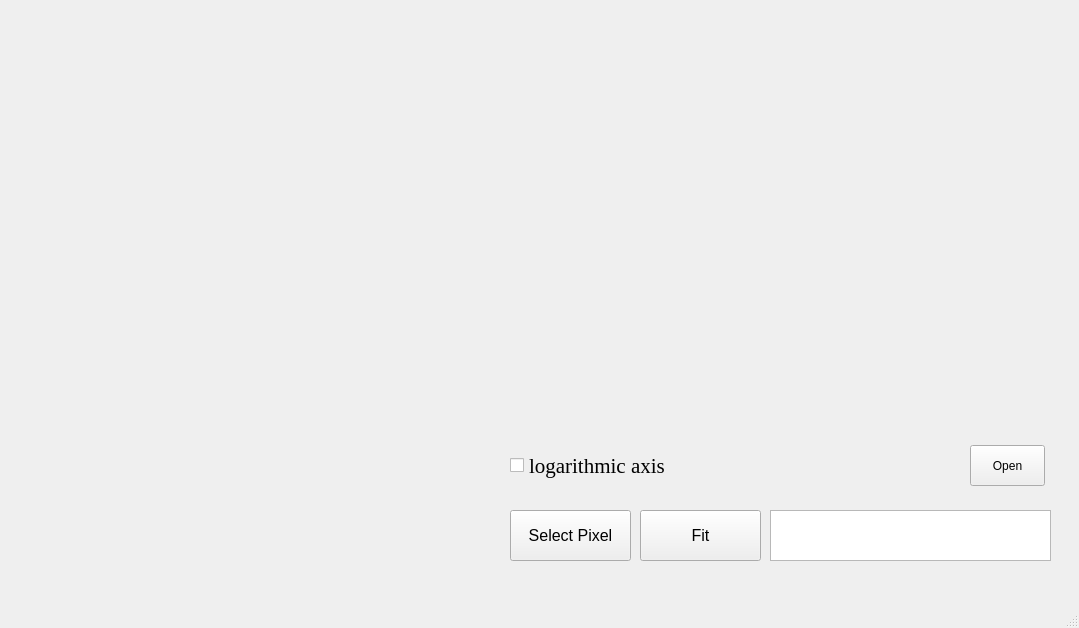
<?xml version="1.0" encoding="UTF-8"?>
<ui version="4.0">
 <class>MainWindow</class>
 <widget class="QMainWindow" name="MainWindow">
  <property name="geometry">
   <rect>
    <x>0</x>
    <y>0</y>
    <width>1079</width>
    <height>628</height>
   </rect>
  </property>
  <property name="cursor">
   <cursorShape>ArrowCursor</cursorShape>
  </property>
  <property name="windowTitle">
   <string>Matplotlib Canvas</string>
  </property>
  <widget class="QWidget" name="centralwidget">
   <widget class="QWidget" name="mplwidget" native="true">
    <property name="geometry">
     <rect>
      <x>10</x>
      <y>10</y>
      <width>491</width>
      <height>491</height>
     </rect>
    </property>
    <property name="cursor">
     <cursorShape>CrossCursor</cursorShape>
    </property>
    <property name="mouseTracking">
     <bool>true</bool>
    </property>
   </widget>
   <widget class="QWidget" name="tbwidget" native="true">
    <property name="geometry">
     <rect>
      <x>10</x>
      <y>510</y>
      <width>491</width>
      <height>51</height>
     </rect>
    </property>
   </widget>
   <widget class="QWidget" name="widget_row" native="true">
    <property name="geometry">
     <rect>
      <x>510</x>
      <y>10</y>
      <width>541</width>
      <height>261</height>
     </rect>
    </property>
   </widget>
   <widget class="QPushButton" name="pushButton_open">
    <property name="geometry">
     <rect>
      <x>970</x>
      <y>445</y>
      <width>75</width>
      <height>41</height>
     </rect>
    </property>
    <property name="text">
     <string>Open</string>
    </property>
   </widget>
   <widget class="QWidget" name="tbwidget_row" native="true">
    <property name="geometry">
     <rect>
      <x>510</x>
      <y>270</y>
      <width>541</width>
      <height>51</height>
     </rect>
    </property>
    <widget class="QWidget" name="tbwidget_row_2" native="true">
     <property name="geometry">
      <rect>
       <x>0</x>
       <y>-50</y>
       <width>501</width>
       <height>51</height>
      </rect>
     </property>
    </widget>
   </widget>
   <widget class="QPushButton" name="pushButton_select_pixel">
    <property name="geometry">
     <rect>
      <x>510</x>
      <y>510</y>
      <width>121</width>
      <height>51</height>
     </rect>
    </property>
    <property name="font">
     <font>
      <pointsize>12</pointsize>
     </font>
    </property>
    <property name="text">
     <string>Select Pixel</string>
    </property>
   </widget>
   <widget class="QPushButton" name="pushButton_fit">
    <property name="geometry">
     <rect>
      <x>640</x>
      <y>510</y>
      <width>121</width>
      <height>51</height>
     </rect>
    </property>
    <property name="font">
     <font>
      <pointsize>12</pointsize>
     </font>
    </property>
    <property name="text">
     <string>Fit</string>
    </property>
   </widget>
   <widget class="QListWidget" name="listWidget_fitting_results">
    <property name="geometry">
     <rect>
      <x>770</x>
      <y>510</y>
      <width>281</width>
      <height>51</height>
     </rect>
    </property>
   </widget>
   <widget class="QCheckBox" name="checkBox_set_x_to_log">
    <property name="geometry">
     <rect>
      <x>510</x>
      <y>450</y>
      <width>161</width>
      <height>31</height>
     </rect>
    </property>
    <property name="font">
     <font>
      <family>Times New Roman</family>
      <pointsize>16</pointsize>
     </font>
    </property>
    <property name="text">
     <string>logarithmic axis</string>
    </property>
   </widget>
  </widget>
  <widget class="QMenuBar" name="menubar">
   <property name="geometry">
    <rect>
     <x>0</x>
     <y>0</y>
     <width>1079</width>
     <height>21</height>
    </rect>
   </property>
  </widget>
  <widget class="QStatusBar" name="statusbar"/>
 </widget>
 <resources/>
 <connections/>
</ui>
